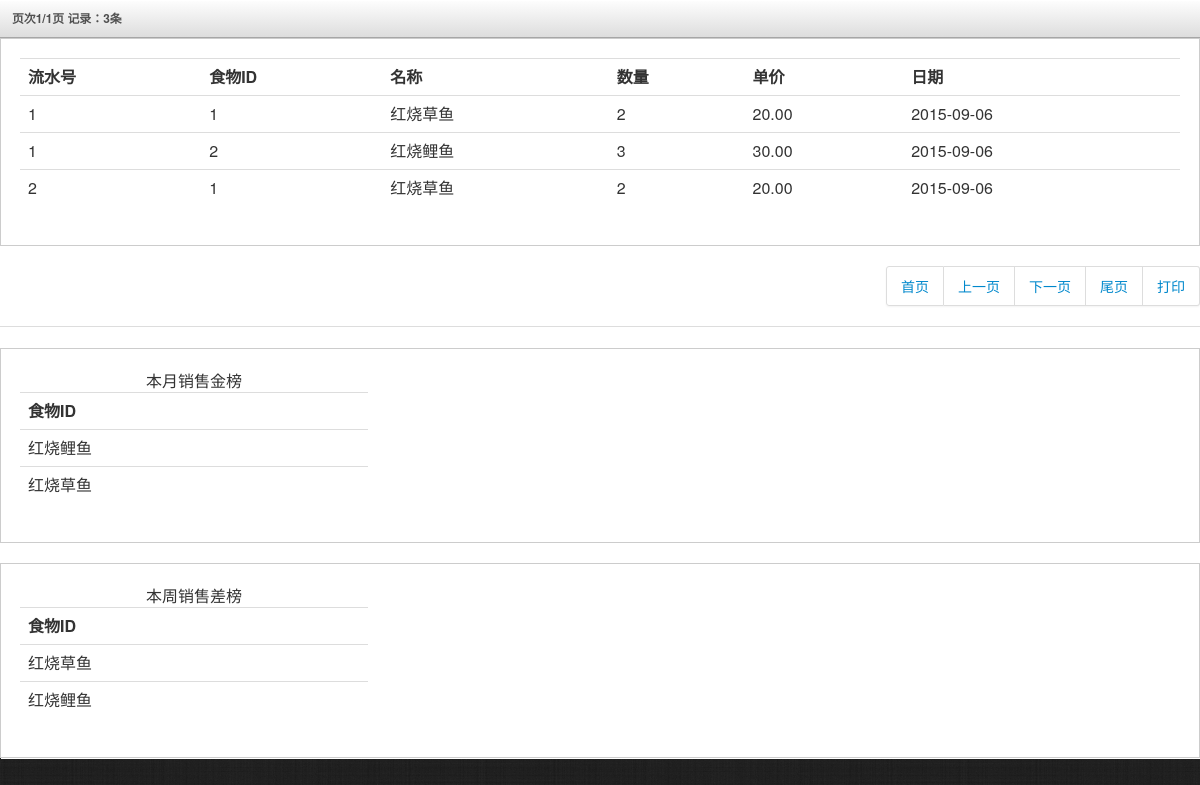
/newRes/sell_menu_statistics.php (signed in), run on the app's committed database.
### tables this page shows
CREATE TABLE `billfood` (
  `billID` bigint(20) NOT NULL,
  `foodID` bigint(20) NOT NULL,
  `number` int(11) NOT NULL,
  `price` float(20,2) NOT NULL,
  PRIMARY KEY  (`billID`,`foodID`)
);

CREATE TABLE `bill` (
  `billID` bigint(20) NOT NULL,
  `seatID` bigint(20) NOT NULL,
  `allPrice` float(20,2) NOT NULL,
  `date` date NOT NULL,
  `dealTF` int(1) default NULL,
  `staffID` bigint(20) default NULL,
  `isNew` bigint(1) NOT NULL,
  PRIMARY KEY  (`billID`),
  KEY `FK_Reference_8` (`seatID`),
  KEY `FK_Reference_9` (`staffID`),
  CONSTRAINT `FK_Reference_8` FOREIGN KEY (`seatID`) REFERENCES `seat` (`seatID`),
  CONSTRAINT `FK_Reference_9` FOREIGN KEY (`staffID`) REFERENCES `staff` (`staffID`)
);

CREATE TABLE `food` (
  `foodID` bigint(20) NOT NULL,
  `foodName` varchar(50) NOT NULL,
  `price` float(20,2) NOT NULL,
  `foodType` varchar(50) NOT NULL,
  `description` varchar(200) default NULL,
  `imageLocation` varchar(200) default NULL,
  PRIMARY KEY  (`foodID`)
);

### newRes/sell_menu_statistics.php (the view, shortened to what this page needs)
<?php
    if(isset($_GET['page'])){
        $page=$_GET['page'];
    }
    else{
        $page=1;
    }
    $page_count=20;
    $sql=mysql_query("select bill.date,bill.billID,billfood.foodID,billfood.number,billfood.price,food.foodName from bill left join (billfood left join food on billfood.foodID=food.foodID) on bill.billID=billfood.billID where bill.date>= DATE_SUB(CURDATE( ), INTERVAL 2 MONTH)");
    $row=mysql_num_rows($sql);
    $page_page=ceil($row/$page_count);
    $last_record=($page-1)*$page_count;
?>
<link rel="stylesheet" type="text/css" href="lib/bootstrap/css/bootstrap.css">
<link rel="stylesheet" type="text/css" href="stylesheets/theme.css">
<link rel="stylesheet" href="lib/font-awesome/css/font-awesome.css">
<body onLoad="Resize('main_sell','sell_menu');">
    <div id="sell_menu">
    <a href="#page-stats" class="block-heading" data-toggle="collapse">页次<?php echo $page;?>/<?php echo $page_page;?>页 记录：<?php echo $row;?>条</a>
    	  <div class="well" style="padding:0px;  border:0px;">
            <div id="page_stats" class="well" style="margin:0px;">
                <table class="table">
                  <tr align="center" valign="middle">
                      <th>流水号</th>
                      <th>食物ID</th>
                      <th>名称</th>
                      <th>数量</th>
                      <th>单价</th>
                      <th>日期</th>
                  </tr>
                  <?php
                        $sqls=mysql_query("select bill.date,bill.billID,billfood.foodID,billfood.number,billfood.price,food.foodName from bill left join (billfood left join food on billfood.foodID=food.foodID) on bill.billID=billfood.billID where bill.date>= DATE_SUB(CURDATE( ), INTERVAL 2 MONTH) limit $last_record,$page_count");
                        $array=mysql_fetch_array($sqls);
                        do{
                  ?>
                  <tr>
                      <td><?php echo $array['billID'];?></td>
                      <td><?php echo $array['foodID'];?></td>
                      <td><?php echo $array['foodName'];?></td>
                      <td><?php echo $array['number'];?></td>
                      <td><?php echo $array['price'];?></td>
                      <td><?php echo $array['date'];?>
                  </tr>
                  <?php
                  }while($array=mysql_fetch_array($sqls));
                  ?>
                </table>
               </div>
                <div class="pagination" >
                      <ul style="float:right;">
                      	  <li><a href="sell_menu_statistics.php?page=1">首页</a> </li>
                          <li><a href="sell_menu_statistics.php?page=<?php if($page==1){echo $page=1; }else{ echo $page-1; }?>">上一页</a></li>
                          <li><a href="sell_menu_statistics.php?page=<?php if($page<$page_page){echo $page+1;}else{ echo $page_page;}?>">下一页</a></li>
                          <li><a href="sell_menu_statistics.php?page=<?php echo $page_page;?>">尾页</a></li>
                          <li><a onClick="stamp('page_stats');">打印</a></li>
                      </ul>
                </div>
  <hr/>
  				<div class="well">
                <table class="table" style="width:30%;">
                    <caption>本月销售金榜</caption>
                    <tr align="center" valign="middle">
                        <th>食物ID</th>
                    </tr>
                    <?php
                          $sqls=mysql_query("SELECT billfood.foodID, SUM(number) AS total, food.foodName FROM billfood
LEFT JOIN food ON billfood.foodID = food.foodID  GROUP BY billfood.foodID ORDER BY total LIMIT 3");
                          $array=mysql_fetch_array($sqls);
                          do{
                    ?>
                    <tr>
                        <td><?php echo $array['foodName'];?></td>
                    </tr>
                    <?php
                    }while($array=mysql_fetch_array($sqls));
                    ?>
                </table>
                </div>
                <div class="well">
                <table class="table" style="width:30%;">
                    <caption>本周销售差榜</caption>
                      <tr align="center" valign="middle">
                          <th >食物ID</th>
                    </tr>
                    <?php
                          $sqls=mysql_query("SELECT billfood.foodID, SUM( number ) AS total, food.foodName FROM billfood
LEFT JOIN food ON billfood.foodID = food.foodID  GROUP BY billfood.foodID ORDER BY total desc LIMIT 3");
                          $array=mysql_fetch_array($sqls);
                          do{
                    ?>
                    <tr>
                        <td><?php echo $array['foodName'];?></td>
                    </tr>
                    <?php
                    }while($array=mysql_fetch_array($sqls));
                    ?>
                </table>
                </div>
    </div>
</div>
</body>

### newRes/stylesheets/theme.css (style rules this page uses)
body { background: #222; background-image: url('../images/black-Linen.png'); background-position: initial initial; background-repeat: initial initial; margin: 0px; padding: 0px; }
hr { border-top: 1px solid #ddd; border-bottom: 1px solid #fff; }
.block-heading { border-bottom: 1px solid #a6a6a6; border-left: none; color: #505050; display: block; margin-bottom: 0px; text-shadow: none; text-transform: none; font-weight: bold; font-size: .85em; line-height: 3em; }
p.block-heading, a.block-heading, .block-heading a { color: #505050; background: #dddddd; background: -webkit-gradient(linear, left bottom, left top, color-stop(0, #dddddd), color-stop(1, #fafafa)); background: -ms-linear-gradient(bottom, #dddddd, #fafafa); background: -moz-linear-gradient(center bottom, #dddddd 0%, #fafafa 100%); background: -o-linear-gradient(bottom, #dddddd, #fafafa); filter: progid:dximagetransform.microsoft.gradient(startColorStr='#e6e6e6', EndColorStr='#ffffff'); -ms-filter: "progid:DXImageTransform.Microsoft.gradient(startColorStr='#fafafa',EndColorStr='#dddddd')"; display: block; padding-left: 1em; border-top: 1px solid #fff; outline: none; }
.well { background-color: #fff; border: 1px solid #ccc; -webkit-box-shadow: 1px 1px 0px #ffffff; -moz-box-shadow: 1px 1px 0px #ffffff; box-shadow: 1px 1px 0px #ffffff; -webkit-border-radius: 0px; -moz-border-radius: 0px; border-radius: 0px; -moz-background-clip: padding; -webkit-background-clip: padding-box; background-clip: padding-box; }

### data on the page
billfood: billID.billID "1", foodID "1", foodID.foodName "红烧草鱼", number "2", price "20.00", billID.date "2015-09-06"
billfood: billID.billID "1", foodID "2", foodID.foodName "红烧鲤鱼", number "3", price "30.00", billID.date "2015-09-06"
billfood: billID.billID "2", foodID "1", foodID.foodName "红烧草鱼", number "2", price "20.00", billID.date "2015-09-06"

### other printed values
$page "1"
$page_page "1"
$row "3"
$array['foodName'] "红烧鲤鱼"
$array['foodName'] "红烧草鱼"
